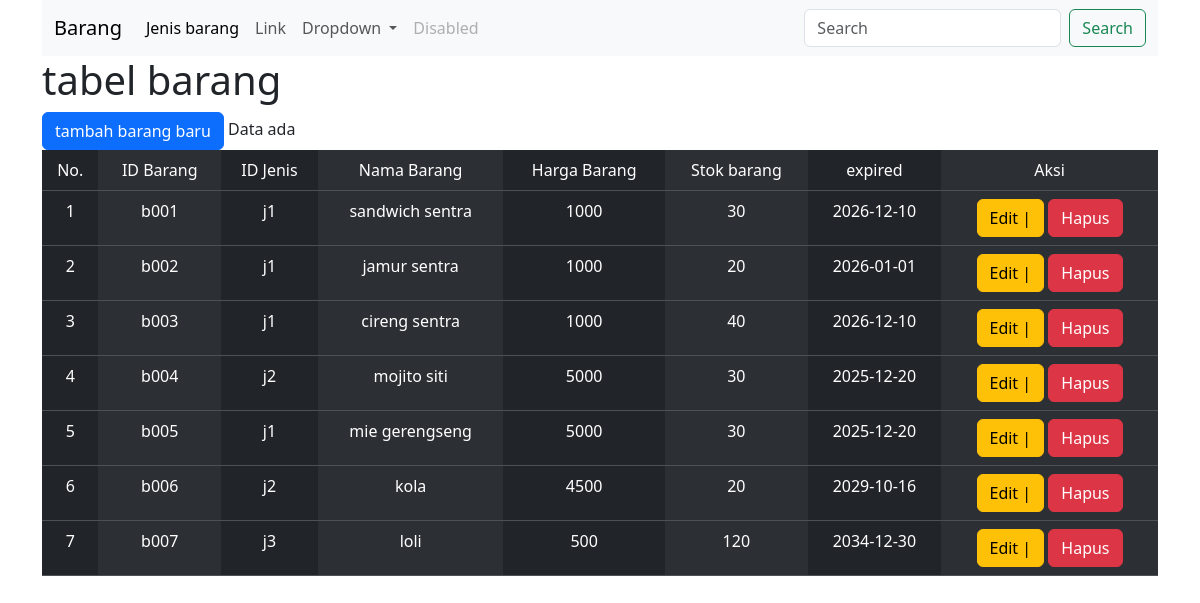
/view/barang/index.php, run on the app's committed database.
### tables this page shows
CREATE TABLE `barang` (
  `id_barang` varchar(50) NOT NULL,
  `id_jenis` varchar(50) DEFAULT NULL,
  `nama_barang` varchar(50) DEFAULT NULL,
  `harga_barang` int DEFAULT NULL,
  `stok_barang` int DEFAULT NULL,
  `expired` date DEFAULT NULL
);

### view/barang/index.php (the view, shortened to what this page needs)
<!DOCTYPE html>
<html lang="en">
<head>
    <link rel="stylesheet" href="https://cdn.jsdelivr.net/npm/bootstrap@5.3.3/dist/css/bootstrap.min.css">
</head>
<body>
    <div class="container">
    <nav class="navbar navbar-expand-lg bg-body-tertiary">
  <div class="container-fluid">
    <a class="navbar-brand" href="../barang">Barang</a>
    <div class="collapse navbar-collapse" id="navbarSupportedContent">
      <ul class="navbar-nav me-auto mb-2 mb-lg-0">
        <li class="nav-item">
          <a class="nav-link active" aria-current="page" href="../jenis_barang/index1.php">Jenis barang</a>
        </li>
        <li class="nav-item">
          <a class="nav-link" href="#">Link</a>
        </li>
        <li class="nav-item dropdown">
          <a class="nav-link dropdown-toggle" href="#" role="button" data-bs-toggle="dropdown" aria-expanded="false">
            Dropdown
          </a>
        </li>
        <li class="nav-item">
          <a class="nav-link disabled" aria-disabled="true">Disabled</a>
        </li>
      </ul>
      <form class="d-flex" role="search">
        <input class="form-control me-2" type="search" placeholder="Search" aria-label="Search">
        <button class="btn btn-outline-success" type="submit">Search</button>
      </form>
    </div>
  </div>
</nav>
<h1>tabel barang</h1>
    <a href="tambah.php" class="btn btn-primary">tambah barang baru</a>
    <table class="table table-dark table-striped-columns">
        <tr>
             <td>No.</td>
            <td>ID Barang</td>
            <td>ID Jenis</td>
            <td>Nama Barang</td>
            <td>Harga Barang</td>
            <td>Stok barang</td>
            <td>expired</td>
            <td>Aksi</td>
        </tr>
        <?php
        include '../../config/koneksi.php';
        $query = mysqli_query($conn, "SELECT * FROM barang");
        $no=1;
        if(mysqli_num_rows($query)){
            while($result=mysqli_fetch_assoc($query)){
                ?>
                <tr>
                    <td><?php echo $no ?></td>
                    <td><?php echo $result['id_barang'] ?></td>
                    <td><?php echo $result['id_jenis'] ?></td>
                    <td><?php echo $result['nama_barang'] ?></td>
                    <td><?php echo $result['harga_barang'] ?></td>
                    <td><?php echo $result['stok_barang'] ?></td>
                    <td><?php echo $result['expired'] ?></td>
                    <td>
                        <a href="" class="btn btn-warning">Edit |</a>
                        <a href="" class="btn btn-danger">Hapus</a>
                    </td>
                </tr>
                <?php
                $no++;
            }
        }else{
            echo "Data kosong";
        }
        ?>
    </table>
    </div>
</body>
</html>

### view/barang/index.php (style rules this page uses)
table { text-align: center ; }

### data on the page
barang: id_barang "b001", id_jenis "j1", nama_barang "sandwich sentra", harga_barang "1000", stok_barang "30", expired "2026-12-10"
barang: id_barang "b002", id_jenis "j1", nama_barang "jamur sentra", harga_barang "1000", stok_barang "20", expired "2026-01-01"
barang: id_barang "b003", id_jenis "j1", nama_barang "cireng sentra", harga_barang "1000", stok_barang "40", expired "2026-12-10"
barang: id_barang "b004", id_jenis "j2", nama_barang "mojito siti", harga_barang "5000", stok_barang "30", expired "2025-12-20"
barang: id_barang "b005", id_jenis "j1", nama_barang "mie gerengseng", harga_barang "5000", stok_barang "30", expired "2025-12-20"
barang: id_barang "b006", id_jenis "j2", nama_barang "kola", harga_barang "4500", stok_barang "20", expired "2029-10-16"
barang: id_barang "b007", id_jenis "j3", nama_barang "loli", harga_barang "500", stok_barang "120", expired "2034-12-30"
